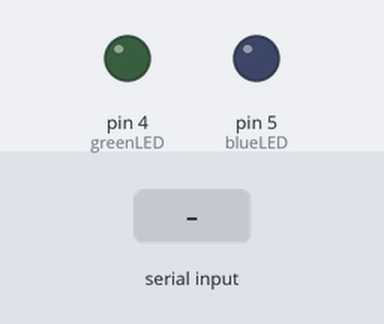
A sketch run on a simulated Arduino Uno, built with avr-gcc and run on an emulated ATmega328P. Parts: output pins drawn as LEDs (lit = HIGH). Inputs (shaded band) come from the test bench.

Above: at 1.2 s.
1.3 s: "1" received over the second serial link
At 2.4 s:
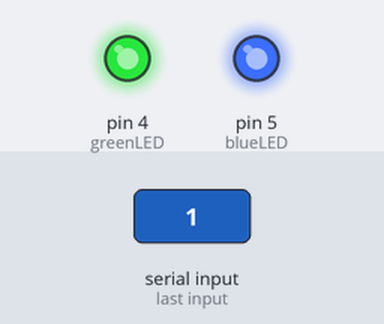
2.8 s: "0" received over the second serial link
At 4.0 s:
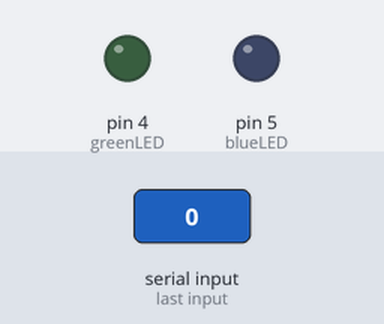
Timing chart, 0 to 5.8 s (numbered marks = the images above; inputs shaded):
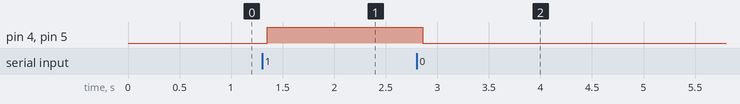

The sketch:

bluetooth_single.ino
```cpp
// https://www.instructables.com/id/Arduino-AND-Bluetooth-HC-05-Connecting-easily/#step1
// This program shown how to control arduino from PC Via Bluetooth
// Connect ...
// arduino>>bluetooth
// D11   >>>  Rx
// D10   >>>  Tx
//Written By Mohannad Rawashdeh
//for http://www.bluetoothPort.com/

// you will need arduino 1.0.1 or higher to run this sketch

#include <SoftwareSerial.h>// import the serial library

SoftwareSerial bluetoothPort(10, 11); // RX, TX
int blueLED = 5;
int greenLED = 4; // led on D13 will show blink on / off
int BluetoothData; // the data given from Computer

void setup() {
  // put your setup code here, to run once:
  bluetoothPort.begin(9600);
  bluetoothPort.println("Bluetooth On please press 1 or 0 blink LED ..");
  pinMode(blueLED, OUTPUT);
  pinMode(greenLED, OUTPUT);
}

void loop() {
  // put your main code here, to run repeatedly:
  if (bluetoothPort.available()) {
    BluetoothData = bluetoothPort.read();
    if (BluetoothData == '1') { // if number 1 pressed ....
      digitalWrite(blueLED, 1);
      digitalWrite(greenLED, 1);
      bluetoothPort.println("LED ON! ");
    }
    if (BluetoothData == '0') { // if number 0 pressed ....
      digitalWrite(blueLED, 0);
      digitalWrite(greenLED, 0);
      bluetoothPort.println("LED Off! ");
    }
  }
  delay(100);// prepare for next data ...
}
```

Measured:
- after the input at 1.3 s, pin 4 (greenLED), pin 5 (blueLED): LOW → HIGH after 0.05 s
- after the input at 2.8 s, pin 4 (greenLED), pin 5 (blueLED): HIGH → LOW after 0.06 s
